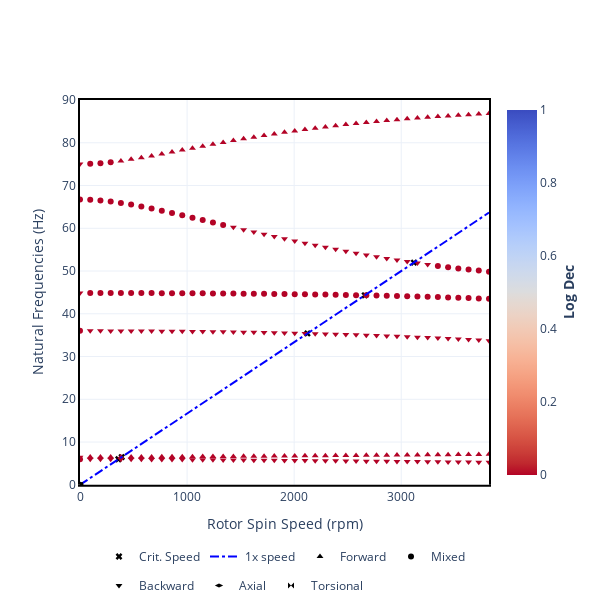

Write notebook code for a chart like this one.
### Markdown cell above
## Campbell Diagram

The following chart presents the Campbell diagram for a system where both the left and right bearings exhibit the characteristics of Case 5, as detailed in Table 6.3 on page 279 of [Fryswell, 2010](#References).

The chart can be found in page 280 of the reference.

### Code cell
samples = 41
max_spin = 400
speed_range = np.linspace(0, max_spin, samples)
campbell = rotor.run_campbell(speed_range, frequency_type="wn")
fig = campbell.plot(frequency_units="rpm", width=600, height=600)
for i in fig.data:
    try:
        i["y"] = i["y"] / 60
    except:
        pass
fig.update_yaxes(title="Natural Frequencies (Hz)", range=[0, 90])
fig.update_xaxes(title="Rotor Spin Speed (rpm)", range=[0, max_spin * 60 / (2 * np.pi)])

### Figure 1 — Plotly figure (JSON) as saved in the notebook; plotly's stock layout.template omitted (floating-point values rounded to 4 significant figures; data arrays with more than 128 entries replaced by an {"elided": "..."} marker saying what was removed)
{"data": [{"hovertemplate": "Frequency (rpm): %{y:.2f}<br>Critical Speed (RPM): %{x:.2f}", "legendgroup": "Crit. Speed", "marker": {"color": "black", "symbol": "x"}, "mode": "markers", "name": "Crit. Speed", "showlegend": true, "type": "scatter", "x": [358.4, 389.3, 2124.0, 2659.0, 3118.0], "y": [5.974, 6.489, 35.4, 44.32, 51.97]}, {"hoverinfo": "none", "legendgroup": "Forward", "marker": {"color": [1.047e-13, -3.712e-14, -1.4e-13, -3.788e-14, -4.984e-14, -1.162e-13, -9.197e-14, 1.717e-13, -1.302e-14, 1.931e-13, 1.828e-13, -5.906e-14, 1.679e-16, -1.515e-13, -1.697e-13, -5.697e-14, -7.843e-14, -1.673e-13, 7.166e-14, 9.607e-14, -7.895e-14, 3.043e-14, -1.777e-13, -1.334e-13, 1.259e-13, -9.882e-14, -1.285e-13, -1.404e-13, -1.585e-13, 6.482e-14, -4.411e-14, 2.127e-13, -6.646e-14, 9.396e-14, -2.548e-14, -4.816e-14, -9.741e-14, -2.196e-13, -8.323e-14, 1.594e-13], "coloraxis": "coloraxis", "symbol": "triangle-up"}, "mode": "markers", "name": "Forward", "showlegend": false, "type": "scatter", "x": [95.49, 191.0, 286.5, 382.0, 477.5, 573.0, 668.5, 763.9, 859.4, 954.9, 1050.0, 1146.0, 1241.0, 1337.0, 1432.0, 1528.0, 1623.0, 1719.0, 1814.0, 1910.0, 2005.0, 2101.0, 2196.0, 2292.0, 2387.0, 2483.0, 2578.0, 2674.0, 2769.0, 2865.0, 2960.0, 3056.0, 3151.0, 3247.0, 3342.0, 3438.0, 3533.0, 3629.0, 3724.0, 3820.0], "y": [6.473, 6.476, 6.481, 6.488, 6.497, 6.508, 6.52, 6.533, 6.547, 6.562, 6.577, 6.594, 6.611, 6.628, 6.646, 6.664, 6.683, 6.702, 6.721, 6.74, 6.759, 6.779, 6.798, 6.818, 6.838, 6.858, 6.877, 6.897, 6.917, 6.937, 6.957, 6.977, 6.997, 7.016, 7.036, 7.056, 7.076, 7.095, 7.115, 7.135]}, {"hoverinfo": "none", "legendgroup": "Forward", "marker": {"color": [-1.461e-12, -2.573e-12, -1.356e-12, 5.14e-12, -2.604e-12, -4.94e-12, 8.516e-12, 4.073e-12, -6.318e-12, 1.509e-11, 5.015e-12, 4.386e-12, -6.69e-12, -1.014e-11, 1.849e-12, 1.703e-12, 5.464e-12, 1.612e-13, -2.586e-11, -1.046e-11, 1.178e-11, -1.535e-12, 6.724e-12, -1.776e-11, 2.187e-11, -1.329e-11, 3.689e-11, -8.574e-12, 1.359e-11, -5.516e-12, -2.998e-12, 1.005e-11, -3.914e-12, -8.747e-12, 1.355e-11, -1.279e-11, -2.766e-11], "coloraxis": "coloraxis", "symbol": "triangle-up"}, "mode": "markers", "name": "Forward", "showlegend": false, "type": "scatter", "x": [382.0, 477.5, 573.0, 668.5, 763.9, 859.4, 954.9, 1050.0, 1146.0, 1241.0, 1337.0, 1432.0, 1528.0, 1623.0, 1719.0, 1814.0, 1910.0, 2005.0, 2101.0, 2196.0, 2292.0, 2387.0, 2483.0, 2578.0, 2674.0, 2769.0, 2865.0, 2960.0, 3056.0, 3151.0, 3247.0, 3342.0, 3438.0, 3533.0, 3629.0, 3724.0, 3820.0], "y": [75.76, 76.11, 76.51, 76.93, 77.37, 77.82, 78.28, 78.74, 79.19, 79.64, 80.07, 80.5, 80.91, 81.32, 81.7, 82.08, 82.43, 82.77, 83.1, 83.41, 83.71, 83.99, 84.26, 84.51, 84.76, 84.98, 85.2, 85.41, 85.6, 85.78, 85.96, 86.12, 86.28, 86.43, 86.57, 86.7, 86.82]}, {"hoverinfo": "none", "legendgroup": "Mixed", "marker": {"color": [-1.139e-13], "coloraxis": "coloraxis", "symbol": "circle"}, "mode": "markers", "name": "Mixed", "showlegend": false, "type": "scatter", "x": [0], "y": [5.989]}, {"hoverinfo": "none", "legendgroup": "Mixed", "marker": {"color": [-4.545e-14], "coloraxis": "coloraxis", "symbol": "circle"}, "mode": "markers", "name": "Mixed", "showlegend": false, "type": "scatter", "x": [0], "y": [36.01]}, {"hoverinfo": "none", "legendgroup": "Mixed", "marker": {"color": [-3.535e-14, 1.353e-13, 2.421e-15, -1.766e-14, 3.022e-13, -4.702e-15, 6.938e-14, 3.823e-13, 6.89e-13, 3.034e-13, 1.176e-12, -6.453e-13, -1.342e-12, 1.652e-12, 6.882e-14, 9.162e-13, -5.91e-13, 4.188e-13, -3.233e-12, -1.142e-12, -3.71e-13, 3.68e-12, 1.892e-12, -2.319e-12, 1.446e-12, -3.548e-13, 1.005e-12, 3.519e-12, -8.604e-12, -1.604e-11, 8.19e-12, -1.169e-12, -1.471e-11, -1.957e-12, -4.368e-12, 7.364e-12, -3.821e-12, 9.942e-12, 4.365e-12, 1.579e-12], "coloraxis": "coloraxis", "symbol": "circle"}, "mode": "markers", "name": "Mixed", "showlegend": false, "type": "scatter", "x": [95.49, 191.0, 286.5, 382.0, 477.5, 573.0, 668.5, 763.9, 859.4, 954.9, 1050.0, 1146.0, 1241.0, 1337.0, 1432.0, 1528.0, 1623.0, 1719.0, 1814.0, 1910.0, 2005.0, 2101.0, 2196.0, 2292.0, 2387.0, 2483.0, 2578.0, 2674.0, 2769.0, 2865.0, 2960.0, 3056.0, 3151.0, 3247.0, 3342.0, 3438.0, 3533.0, 3629.0, 3724.0, 3820.0], "y": [44.86, 44.86, 44.85, 44.85, 44.84, 44.84, 44.83, 44.82, 44.81, 44.8, 44.79, 44.78, 44.76, 44.74, 44.73, 44.71, 44.68, 44.66, 44.64, 44.61, 44.58, 44.55, 44.52, 44.48, 44.44, 44.4, 44.36, 44.31, 44.26, 44.21, 44.15, 44.1, 44.03, 43.97, 43.9, 43.83, 43.75, 43.68, 43.6, 43.51]}, {"hoverinfo": "none", "legendgroup": "Mixed", "marker": {"color": [3.744e-14, -8.923e-13, 3.22e-12, 1.352e-13, 1.546e-12, 2.136e-12, 9.93e-13, -1.575e-12, 2.06e-12, 2.934e-12, -4.127e-12, -3.229e-12, 3.276e-12, -9.386e-12, 1.805e-12, -2.315e-12, -2.546e-13, -2.404e-12, -9.818e-12, 1.665e-12, 3.805e-12], "coloraxis": "coloraxis", "symbol": "circle"}, "mode": "markers", "name": "Mixed", "showlegend": false, "type": "scatter", "x": [0, 95.49, 191.0, 286.5, 382.0, 477.5, 573.0, 668.5, 763.9, 859.4, 954.9, 1050.0, 1146.0, 1241.0, 1337.0, 3342.0, 3438.0, 3533.0, 3629.0, 3724.0, 3820.0], "y": [66.72, 66.66, 66.5, 66.25, 65.92, 65.53, 65.09, 64.61, 64.1, 63.57, 63.03, 62.47, 61.92, 61.35, 60.79, 51.2, 50.9, 50.62, 50.35, 50.09, 49.85]}, {"hoverinfo": "none", "legendgroup": "Mixed", "marker": {"color": [1.586e-12, -4.252e-12, 3.503e-13], "coloraxis": "coloraxis", "symbol": "circle"}, "mode": "markers", "name": "Mixed", "showlegend": false, "type": "scatter", "x": [95.49, 191.0, 286.5], "y": [75.09, 75.23, 75.46]}, {"hoverinfo": "none", "legendgroup": "Backward", "marker": {"color": [-2.942e-14, 3.729e-14, 1.523e-13, -1.181e-14, 9.537e-14, 1.57e-13, 1.858e-13, -7.267e-14, -1.474e-14, -1.079e-13, -1.161e-13, -2.561e-14, -1.588e-14, 6.846e-14, 1.38e-13, 1.211e-13, 1.702e-13, 7.971e-14, -1.128e-13, -3.353e-14, 1.598e-13, -7.057e-15, 1.596e-13, 1.313e-13, -8.039e-14, 1.1e-13, 7.788e-14, 7.117e-14, 2.731e-14, 1.779e-15, -5.636e-14, -1.382e-13, -2.417e-14, -1.327e-13, -7.222e-16, 2.312e-14, 4.095e-14, 1.129e-13, 7.608e-14, -6.085e-14], "coloraxis": "coloraxis", "symbol": "triangle-down"}, "mode": "markers", "name": "Backward", "showlegend": false, "type": "scatter", "x": [95.49, 191.0, 286.5, 382.0, 477.5, 573.0, 668.5, 763.9, 859.4, 954.9, 1050.0, 1146.0, 1241.0, 1337.0, 1432.0, 1528.0, 1623.0, 1719.0, 1814.0, 1910.0, 2005.0, 2101.0, 2196.0, 2292.0, 2387.0, 2483.0, 2578.0, 2674.0, 2769.0, 2865.0, 2960.0, 3056.0, 3151.0, 3247.0, 3342.0, 3438.0, 3533.0, 3629.0, 3724.0, 3820.0], "y": [5.988, 5.985, 5.979, 5.972, 5.963, 5.952, 5.939, 5.926, 5.911, 5.895, 5.879, 5.862, 5.844, 5.825, 5.806, 5.787, 5.767, 5.747, 5.726, 5.706, 5.685, 5.664, 5.643, 5.621, 5.6, 5.578, 5.557, 5.535, 5.513, 5.491, 5.469, 5.447, 5.425, 5.403, 5.38, 5.358, 5.336, 5.314, 5.292, 5.269]}, {"hoverinfo": "none", "legendgroup": "Backward", "marker": {"color": [2.101e-13], "coloraxis": "coloraxis", "symbol": "triangle-down"}, "mode": "markers", "name": "Backward", "showlegend": false, "type": "scatter", "x": [0], "y": [6.472]}, {"hoverinfo": "none", "legendgroup": "Backward", "marker": {"color": [-7.928e-14, 7.545e-14, -1.238e-13, 2.018e-13, -2.536e-13, 3.229e-15, -1.049e-13, -2.353e-13, -5.507e-13, 1.585e-13, -2.329e-13, 2.739e-13, 5.31e-13, -1.911e-12, 2.567e-12, -7.598e-13, 9.602e-14, -1.215e-12, -4.415e-13, 4.468e-14, 3.183e-13, -9.814e-13, -2.214e-13, 1.827e-12, -8.093e-13, -2.504e-12, -2.104e-13, 2.976e-12, 1.712e-13, 3.107e-12, 3.347e-13, -7.514e-13, 2.527e-12, 1.46e-12, -1.747e-12, -1.442e-12, -3.169e-14, 5.101e-12, -2.13e-12, -6.709e-13], "coloraxis": "coloraxis", "symbol": "triangle-down"}, "mode": "markers", "name": "Backward", "showlegend": false, "type": "scatter", "x": [95.49, 191.0, 286.5, 382.0, 477.5, 573.0, 668.5, 763.9, 859.4, 954.9, 1050.0, 1146.0, 1241.0, 1337.0, 1432.0, 1528.0, 1623.0, 1719.0, 1814.0, 1910.0, 2005.0, 2101.0, 2196.0, 2292.0, 2387.0, 2483.0, 2578.0, 2674.0, 2769.0, 2865.0, 2960.0, 3056.0, 3151.0, 3247.0, 3342.0, 3438.0, 3533.0, 3629.0, 3724.0, 3820.0], "y": [36.01, 36.0, 36.0, 35.99, 35.98, 35.97, 35.95, 35.93, 35.91, 35.89, 35.87, 35.84, 35.81, 35.78, 35.74, 35.7, 35.66, 35.62, 35.57, 35.52, 35.47, 35.41, 35.35, 35.29, 35.22, 35.15, 35.07, 34.99, 34.91, 34.82, 34.73, 34.63, 34.53, 34.43, 34.32, 34.21, 34.09, 33.97, 33.84, 33.71]}, {"hoverinfo": "none", "legendgroup": "Backward", "marker": {"color": [-1.805e-13], "coloraxis": "coloraxis", "symbol": "triangle-down"}, "mode": "markers", "name": "Backward", "showlegend": false, "type": "scatter", "x": [0], "y": [44.86]}, {"hoverinfo": "none", "legendgroup": "Backward", "marker": {"color": [-2.716e-12, 2.883e-12, 9.498e-12, 1.315e-12, -6.907e-13, -7.934e-12, -2.237e-12, 1.688e-11, 8.414e-12, -6.258e-12, -1.369e-12, 6.355e-12, 1.159e-12, -1.102e-11, 4.316e-12, -1.345e-11, 3.122e-12, -2.219e-12, 4.165e-12, -8.788e-12], "coloraxis": "coloraxis", "symbol": "triangle-down"}, "mode": "markers", "name": "Backward", "showlegend": false, "type": "scatter", "x": [1432.0, 1528.0, 1623.0, 1719.0, 1814.0, 1910.0, 2005.0, 2101.0, 2196.0, 2292.0, 2387.0, 2483.0, 2578.0, 2674.0, 2769.0, 2865.0, 2960.0, 3056.0, 3151.0, 3247.0], "y": [60.23, 59.68, 59.13, 58.59, 58.05, 57.53, 57.01, 56.51, 56.02, 55.54, 55.07, 54.61, 54.17, 53.75, 53.34, 52.94, 52.56, 52.2, 51.85, 51.52]}, {"hoverinfo": "none", "legendgroup": "Backward", "marker": {"color": [-6.441e-14], "coloraxis": "coloraxis", "symbol": "triangle-down"}, "mode": "markers", "name": "Backward", "showlegend": false, "type": "scatter", "x": [0], "y": [75.04]}, {"hoverinfo": "none", "line": {"color": "blue", "dash": "dashdot"}, "mode": "lines", "name": "1x speed", "type": "scatter", "x": [0, 95.49, 191.0, 286.5, 382.0, 477.5, 573.0, 668.5, 763.9, 859.4, 954.9, 1050.0, 1146.0, 1241.0, 1337.0, 1432.0, 1528.0, 1623.0, 1719.0, 1814.0, 1910.0, 2005.0, 2101.0, 2196.0, 2292.0, 2387.0, 2483.0, 2578.0, 2674.0, 2769.0, 2865.0, 2960.0, 3056.0, 3151.0, 3247.0, 3342.0, 3438.0, 3533.0, 3629.0, 3724.0, 3820.0], "y": [0, 1.592, 3.183, 4.775, 6.366, 7.958, 9.549, 11.14, 12.73, 14.32, 15.92, 17.51, 19.1, 20.69, 22.28, 23.87, 25.46, 27.06, 28.65, 30.24, 31.83, 33.42, 35.01, 36.61, 38.2, 39.79, 41.38, 42.97, 44.56, 46.15, 47.75, 49.34, 50.93, 52.52, 54.11, 55.7, 57.3, 58.89, 60.48, 62.07, 63.66]}, {"hoverinfo": "none", "legendgroup": "Forward", "marker": {"color": "black", "symbol": "triangle-up"}, "mode": "markers", "name": "Forward", "type": "scatter", "x": [0], "y": [0]}, {"hoverinfo": "none", "legendgroup": "Mixed", "marker": {"color": "black", "symbol": "circle"}, "mode": "markers", "name": "Mixed", "type": "scatter", "x": [0], "y": [0]}, {"hoverinfo": "none", "legendgroup": "Backward", "marker": {"color": "black", "symbol": "triangle-down"}, "mode": "markers", "name": "Backward", "type": "scatter", "x": [0], "y": [0]}, {"hoverinfo": "none", "legendgroup": "Axial", "marker": {"color": "black", "symbol": "diamond-wide"}, "mode": "markers", "name": "Axial", "type": "scatter", "x": [0], "y": [0]}, {"hoverinfo": "none", "legendgroup": "Torsional", "marker": {"color": "black", "symbol": "bowtie"}, "mode": "markers", "name": "Torsional", "type": "scatter", "x": [0], "y": [0]}], "layout": {"coloraxis": {"cmax": 1, "cmin": 0, "colorbar": {"title": {"side": "right", "text": "<b>Log Dec</b>"}}, "colorscale": {"elided": "255x2 mixed values"}}, "height": 600, "legend": {"orientation": "h", "x": 0.5, "xanchor": "center", "y": -0.3, "yanchor": "bottom", "yref": "container"}, "width": 600, "xaxis": {"exponentformat": "none", "range": [0, 3820.0], "title": {"text": "Rotor Spin Speed (rpm)"}}, "yaxis": {"range": [0, 90], "title": {"text": "Natural Frequencies (Hz)"}}}}
